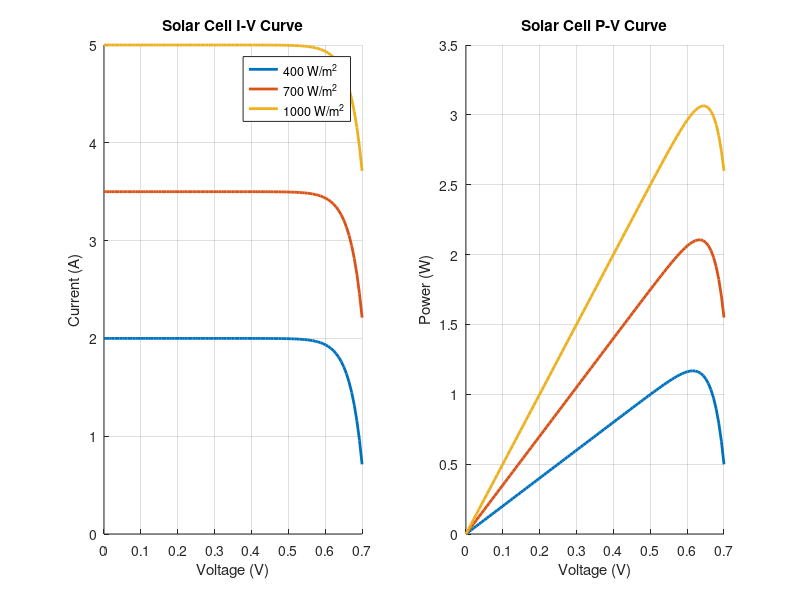

Source code (MATLAB): (Note: this script raises an error after producing the figure.)
% 32_renewable_energy_pv.m
% UniLab Renewable Energy: Solar PV Modeling & MPPT Tracking

clear all;
clc;

disp('☀️ UniLab Renewable Energy Systems');
disp('===================================');

%% 1. Solar Cell I-V Characteristics
disp('--- 1. Single-Diode PV Cell Modeling ---');

function I = pv_current(V, G, T)
    % Single-diode model: I = Iph - Io*(exp(qV/nkT)-1)
    q = 1.602e-19; k = 1.38e-23;
    Iph = 5.0 * (G / 1000); % Photocurrent proportional to irradiance
    Io = 1e-9; % Saturation current
    n = 1.3; % Ideality factor
    Vt = (n * k * T) / q;
    
    I = Iph - Io * (exp(V / Vt) - 1);
    % Clamp negative current
    I(I < 0) = 0;
end

V_vec = linspace(0, 0.7, 100);
Irradiance = [400, 700, 1000]; % W/m^2
Temp = 298; % 25 deg C

figure;
subplot(1, 2, 1);
hold on;
for i = 1:3
    I_vals = pv_current(V_vec, Irradiance(i), Temp);
    plot(V_vec, I_vals, 'LineWidth', 2);
end
title('Solar Cell I-V Curve');
xlabel('Voltage (V)'); ylabel('Current (A)');
legend('400 W/m^2', '700 W/m^2', '1000 W/m^2');
grid on;

subplot(1, 2, 2);
hold on;
for i = 1:3
    I_vals = pv_current(V_vec, Irradiance(i), Temp);
    P_vals = V_vec .* I_vals;
    plot(V_vec, P_vals, 'LineWidth', 2);
end
title('Solar Cell P-V Curve');
xlabel('Voltage (V)'); ylabel('Power (W)');
grid on;

%% 2. Maximum Power Point Tracking (MPPT)
disp('--- 2. Perturb & Observe (P&O) MPPT Algorithm ---');

function s_n = mppt_step(s_c, p_p)
    s_n = s_c;
    % Get current power
    I = pv_current(s_c.V, s_c.G, 298);
    P = s_c.V * I;
    
    % P&O Logic
    dP = P - s_c.P_prev;
    dV = s_c.V - s_c.V_prev;
    
    step_size = 0.005;
    if dP > 0
        if dV > 0, s_n.V = s_c.V + step_size;
        else s_n.V = s_c.V - step_size;
        end
    else
        if dV > 0, s_n.V = s_c.V - step_size;
        else s_n.V = s_c.V + step_size;
        end
    end
    
    % Constrain V
    if s_n.V < 0, s_n.V = 0; end
    if s_n.V > 0.6, s_n.V = 0.6; end
    
    s_n.V_prev = s_c.V;
    s_n.P_prev = P;
    s_n.h = [s_c.h; [s_n.V, P]];
    if size(s_n.h, 1) > 200, s_n.h = s_n.h(end-199:end, :); end
    
    % Randomly change irradiance to test tracking
    if rand() < 0.02, s_n.G = 400 + rand() * 600; end
end

function mppt_draw(ax, s)
    % Background curve for current G
    V_bg = linspace(0, 0.7, 50);
    P_bg = V_bg .* pv_current(V_bg, s.G, 298);
    
    plot(ax, V_bg, P_bg, 'r--', 'LineWidth', 1); hold(ax, 'on');
    plot(ax, s.h(:, 1), s.h(:, 2), 'b-', 'LineWidth', 2);
    plot(ax, s.V, s.P_prev, 'go', 'MarkerSize', 10, 'MarkerFaceColor', 'g');
    title(ax, ['MPPT Tracking (Irradiance: ', num2str(round(s.G)), ' W/m^2)']);
    xlabel(ax, 'Voltage (V)'); ylabel(ax, 'Power (W)');
    grid(ax, 'on'); hold(ax, 'off');
end

st_pv = struct('V', 0.1, 'V_prev', 0.05, 'P_prev', 0, 'G', 800, 'h', []);
simulate('algorithm', 'step', @mppt_step, 'draw', @mppt_draw, 'state', st_pv);

disp('Renewable Energy Session Complete.');
